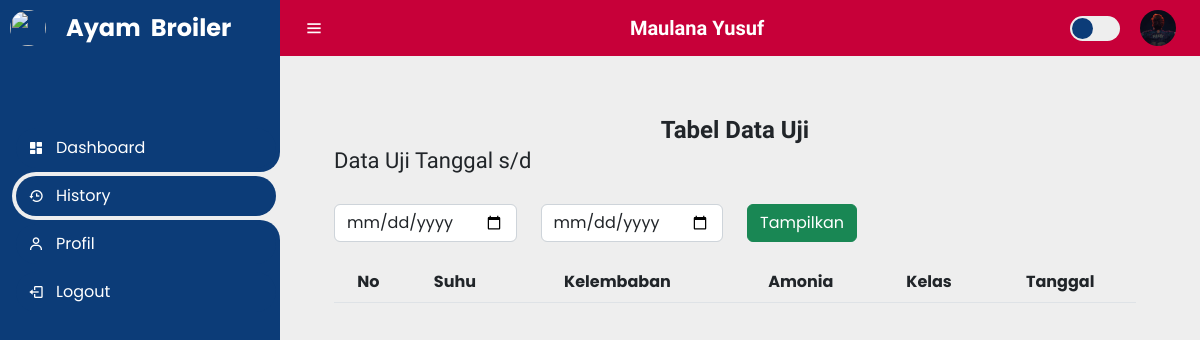
Screenshot of /histori_user.php (signed in) with the database file from the repository.
### tables this page shows
CREATE TABLE `data_user` (
  `id` int(11) NOT NULL,
  `nama_depan` varchar(255) NOT NULL,
  `nama_belakang` varchar(255) NOT NULL,
  `email` varchar(255) NOT NULL,
  `password` varchar(255) NOT NULL,
  `no_hp` varchar(255) NOT NULL,
  `alamat` varchar(255) NOT NULL,
  `foto` varchar(255) NOT NULL,
  `waktu` datetime NOT NULL DEFAULT current_timestamp()
);

### histori_user.php (the view, shortened to what this page needs)
<?php
include "db.php";
$user=mysqli_query($conn,"SELECT * FROM data_user where id ='".$_SESSION['id_user']."'");
$data_user=mysqli_fetch_object($user);
$awalTgl="";
$akhirTgl="";
$tglAwal="";
$tglAkhir="";
if(isset($_POST['btnTampil'])){
	$tglAwal=isset($_POST['txtTglAwal']) ? ($_POST['txtTglAwal']):"01-".date('m-Y');
	$tglAkhir=isset($_POST['txtTglAkhir']) ? ($_POST['txtTglAkhir']):date('d-m-Y');
	$SqlPeriode="WHERE A.waktu BETWEEN '".$tglAwal."' AND '".$tglAkhir."'";
}else{
	$awalTgl= "01-".date('m-Y');
	$akhirTgl= date('d-m-Y');
}
?>
<!DOCTYPE html>
<html lang="en">
<head>
	<link href='https://unpkg.com/boxicons@2.0.9/css/boxicons.min.css' rel='stylesheet'>
	<link rel="stylesheet" href="assets/style.css">
    <link rel="stylesheet" href="https://cdnjs.cloudflare.com/ajax/libs/twitter-bootstrap/5.2.0/css/bootstrap.min.css">
  <link rel="stylesheet" href="https://cdn.datatables.net/1.13.4/css/dataTables.bootstrap5.min.css">
</head>
<body>
	<section id="sidebar">
        <a href="assets/img/f.jpg" target="_blank"class="brand" style="">
            <img src="assets/img/f.jpg">
			<span class="text">Ayam&nbsp&nbspBroiler</span>
		</a>
		<ul class="side-menu top">
        <li>
			<button onclick="window.location.href='index.php'">
				<i class='bx bxs-dashboard' ></i>
				<span class="text">Dashboard</span>
			</button>
			</li>
			<li  class="active">
				<button onclick="window.location.href='histori_user.php'">
					<i class='bx bx-history'></i>
					<span class="text">History</span>
				</button>
			</li>
			<li>
				<button onclick="window.location.href='profil_user.php'">
                    <i class='bx bx-user' ></i>
					<span class="text">Profil</span>
				</button>
			</li>
			<li>
				<button onclick="contoh()">
					<i class='bx bx-log-out'></i>
					<span class="text" >Logout</span>
				</button>
			</li>
		</ul>
	</section>
	<section id="content">
		<nav>
			<i class='bx bx-menu' ></i>
			<b><?php echo ucfirst($data_user->nama_depan)." ".ucfirst($data_user->nama_belakang) ?></b></b>
			<div class="nav-right">
				<label for="switch-mode" class="switch-mode"></label>
				<a class="profile"href="assets/foto/<?php echo $data_user->foto ?>" target="_blank"><img src="assets/foto/<?php echo $data_user->foto ?>"  ></a>
			</div>
		</nav>
		<main>
		<div class="tabel">
            <center><div class="tabel-title">Tabel Data Uji</div></center>
            <h4>Data Uji Tanggal <?php echo $tglAwal ?>  s/d  <?php echo $tglAkhir ?></h4>
            <form action="<?php $_SERVER['PHP_SELF']; ?>" method="POST" name="form10" target="_SELF">
                <div class="row" style="margin-bottom:20px;margin-top:20px">
                    <div class="col-lg-3">
                        <input type="date" style="margin-top:10px" name="txtTglAwal" class="form-control" value="<?php echo $awalTgl ?>" size="10">
                    </div>
                    <div class="col-lg-3">
                        <input type="date" style="margin-top:10px"name="txtTglAkhir" class="form-control" value="<?php echo $akhirTgl ?>" size="10">
                    </div>
                    <div class="col-lg-3">
                        <input type="submit" style="margin-top:10px" name="btnTampil" class="btn btn-success" value="Tampilkan">
                    </div>
                </div>
                </form>
                <table id="example" class="table table-striped" style="width:100%;">
                <thead>
                    <tr >
                        <th class="text-center">No</th>
                        <th class="text-center">Suhu</th>
                        <th class="text-center">Kelembaban</th>
                        <th class="text-center">Amonia</th>
                        <th class="text-center">Kelas</th>
                        <th class="text-center">Tanggal</th>
                    </tr>
                </thead>
                </table>
            </div>
		</main>
	</section>
</body>
</html>

### assets/style.css (style rules this page uses)
* { margin: 0; padding: 0; box-sizing: border-box; font-family:'poppins',sans-serif; }
li { list-style: none; }
:root { --poppins: 'Poppins', sans-serif; --lato: 'Lato', sans-serif; --belanosima: 'Belanosima', sans-serif; --blue: #0C3C78; --red: rgb(199,0,57); --yellow: rgba(255, 172, 65, 1); --green: rgba(23, 183, 148, 1); --light-blue: rgba(54, 162, 235, 1); --grey: #eee; --light: #F9F9F9; --dark-grey: #AAAAAA; --dark: #342E37; --light-yellow: #FFF2C6; --light-orange: #FFE0D3; --white: white; }
html { overflow-x: hidden; }
body { background: var(--grey); overflow-x: hidden; }
#sidebar { position: fixed; top: 0; left: 0; width: 280px; height: 100%; background: #0C3C78; z-index: 2000; font-family: var(--lato); transition: .3s ease; overflow-x: hidden; scrollbar-width: none; }
#sidebar a { text-decoration: none; }
#sidebar .brand { font-size: 24px; font-weight: 700; height: 56px; display: flex; align-items: center; color: white; position: sticky; top: 0; left: 0; background: #0C3C78; z-index: 500; padding-bottom: 20px; box-sizing: content-box; }
#sidebar .brand img { margin-left: 10px; margin-right: 20px; width: 36px; height: 36px; object-fit: cover; border-radius: 50%; }
#sidebar .side-menu { width: 100%; margin-top: 48px; }
#sidebar .side-menu li { height: 48px; background: transparent; margin-left: -20px; border-radius: 48px 0 0 48px; padding: 4px; }
#sidebar .side-menu li button { border: none; outline: none; width: 100%; height: 100%; background: var(--blue); display: flex; align-items: center; border-radius: 48px; font-size: 16px; color: white; white-space: nowrap; overflow-x: hidden; }
#sidebar .side-menu li.active { background: var(--grey); position: relative; }
#sidebar .side-menu.top li.active button { color: white; background: var(--blue); }
#sidebar .side-menu li.active::before { content: ''; position: absolute; width: 40px; height: 40px; border-radius: 50%; top: -40px; right: 0; box-shadow: 20px 20px 0 var(--grey); z-index: -1; }
#sidebar .side-menu li.active::after { content: ''; position: absolute; width: 40px; height: 40px; border-radius: 50%; bottom: -40px; right: 0; box-shadow: 20px -20px 0 var(--grey); z-index: -1; }
#sidebar .side-menu li button .bx { min-width: calc(60px - ((4px + 6px) * 2)); display: flex; justify-content: center; }
#content { position: relative; width: calc(100% - 280px); left: 280px; transition: .3s ease; }
#content nav { height: 56px; background: var(--red); padding: 0 24px; display: flex; align-items: center; grid-gap: 24px; font-family: var(--lato); position: sticky; top: 0; left: 0; z-index: 1000; justify-content: space-between; }
#content nav a { color: var(--dark); }
#content nav .bx.bx-menu { font-size: 20px; cursor: pointer; color: var(--white); }
#content nav .profile img { margin-left: 20px; width: 36px; height: 36px; object-fit: cover; border-radius: 50%; }
#content nav .switch-mode { display: block; min-width: 50px; height: 25px; border-radius: 25px; background: var(--grey); cursor: pointer; position: relative; }
#content nav .switch-mode::before { content: ''; position: absolute; top: 2px; left: 2px; bottom: 2px; width: calc(25px - 4px); background: var(--blue); border-radius: 50%; transition: all .3s ease; }
#content nav .nav-right { display: flex; align-items: center; }
#content nav b { font-family: var(--belanosima); font-size: 20px; color: var(--white); }
#content main { background: var(--grey); width: 100%; padding: 36px 24px 36px 24px; font-family: var(--poppins); max-height: calc(100% - 56px); min-height: 100vh; overflow-y: auto; }
#content main .tabel { padding:20px 40px 30px 30px; }
#content main .tabel .tabel-title { font-family: var(--belanosima); font-weight: bold; font-size: 24px; }
#content main .tabel h4 { font-size: 22px; font-family: var(--belanosima); }

### rows the page displays
data_user: nama_depan "Maulana", nama_belakang "Yusuf", foto (picture)
